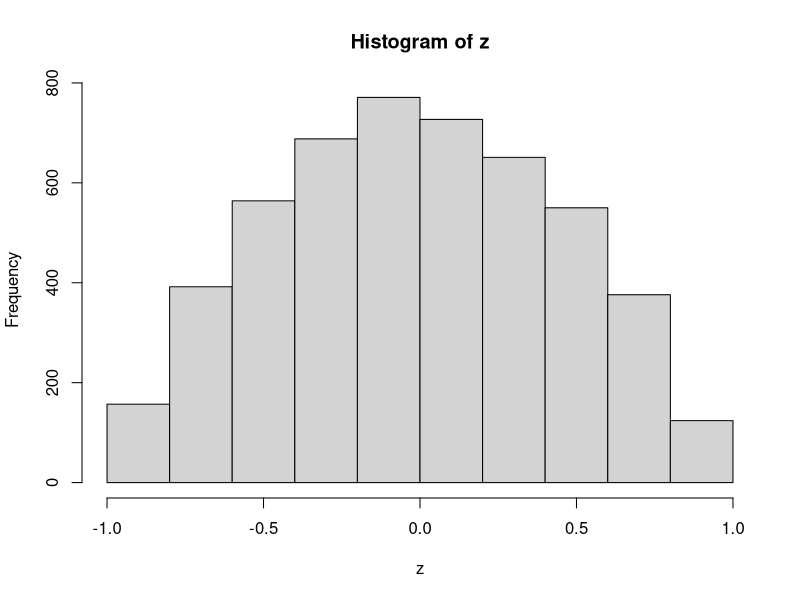
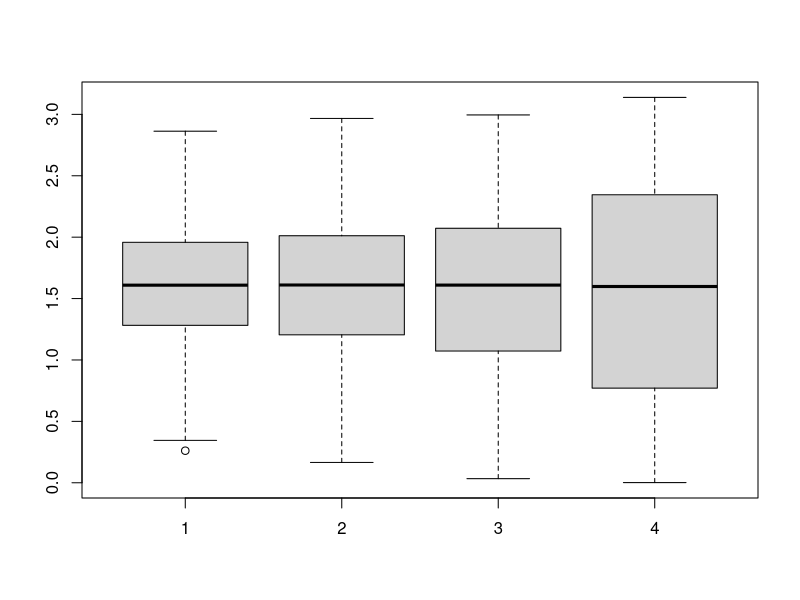
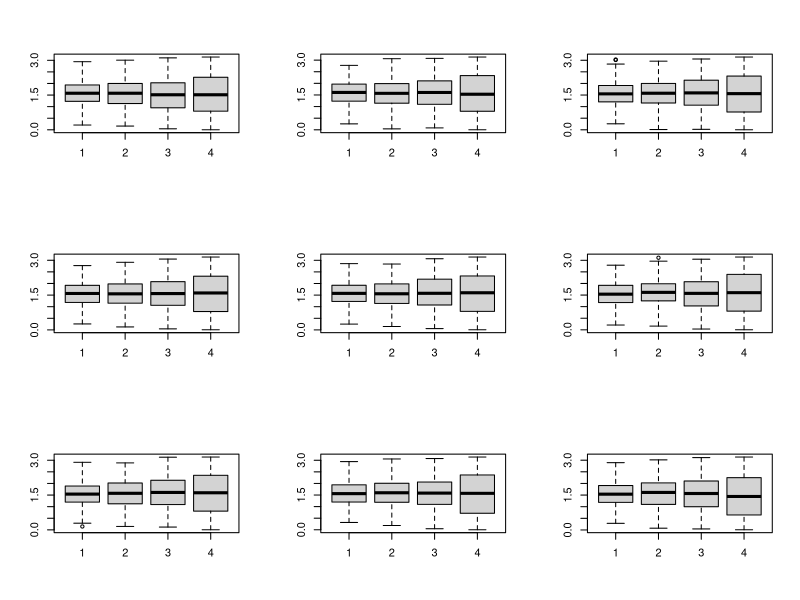

Here is the R script that generated these plots, in order:
#Problem 5
op <- par()

#Problem 5.a
polaroid <- function(x) {
  p <- length(x)
  r <- sqrt(sum(x^2))
  
  theta <- rep(0, p-1)
  den <- rep(0, p-2)
  
  theta[1] <- acos(x[1]/r)
  den[1] <- r
  
  for (i in 2:(p-1)) {
    den[i] <- den[i-1] * sin(theta[i-1])
    theta[i] <- acos(x[i]/den[i])
  }
  
  polar <- c(r, theta)
  return(polar)
}

x <- seq(from = 0, to = 10, by = 2)
polaroid(x)

#Problem 5.b
normalize <- function(vec) {
  den <- sqrt(sum(vec^2))
  output <- vec/den
}

#Problem 5.c
y <- matrix(rnorm(5000, mean = 0, sd = 1), nrow = 1000, ncol = 5)
zt <- apply(y, 1, normalize)
z <- t(zt)

ks.test(z,"punif",min=-1,max=1)
hist(z)

#Based on the Kolmogorov–Smirnov test, the z matrix is not uniformly distributed.  We can see this clearly in the histogram of values in the matrix.

#Problem 5.d
polarst <- apply(y, 1, polaroid)
polars <- t(polarst)

ks.test(polars[,1]^2, "pchisq", 5)

boxplot(polars[,2:5])

ks.test(polars[,2], "punif", min = 0, max = 2*pi)
ks.test(polars[,3], "punif", min = 0, max = pi)
ks.test(polars[,4], "punif", min = 0, max = pi)
ks.test(polars[,5], "punif", min = 0, max = pi)

#Multiple distributions
par(mfrow = c(3,3))
for (i in 1:9) {
  y <- matrix(rnorm(5000, mean = 0, sd = 1), nrow = 1000, ncol = 5)
  zt <- apply(y, 1, normalize)
  z <- t(zt)
  polarst <- apply(y, 1, polaroid)
  polars <- t(polarst)
  boxplot(polars[,2:5])
}
par(op)